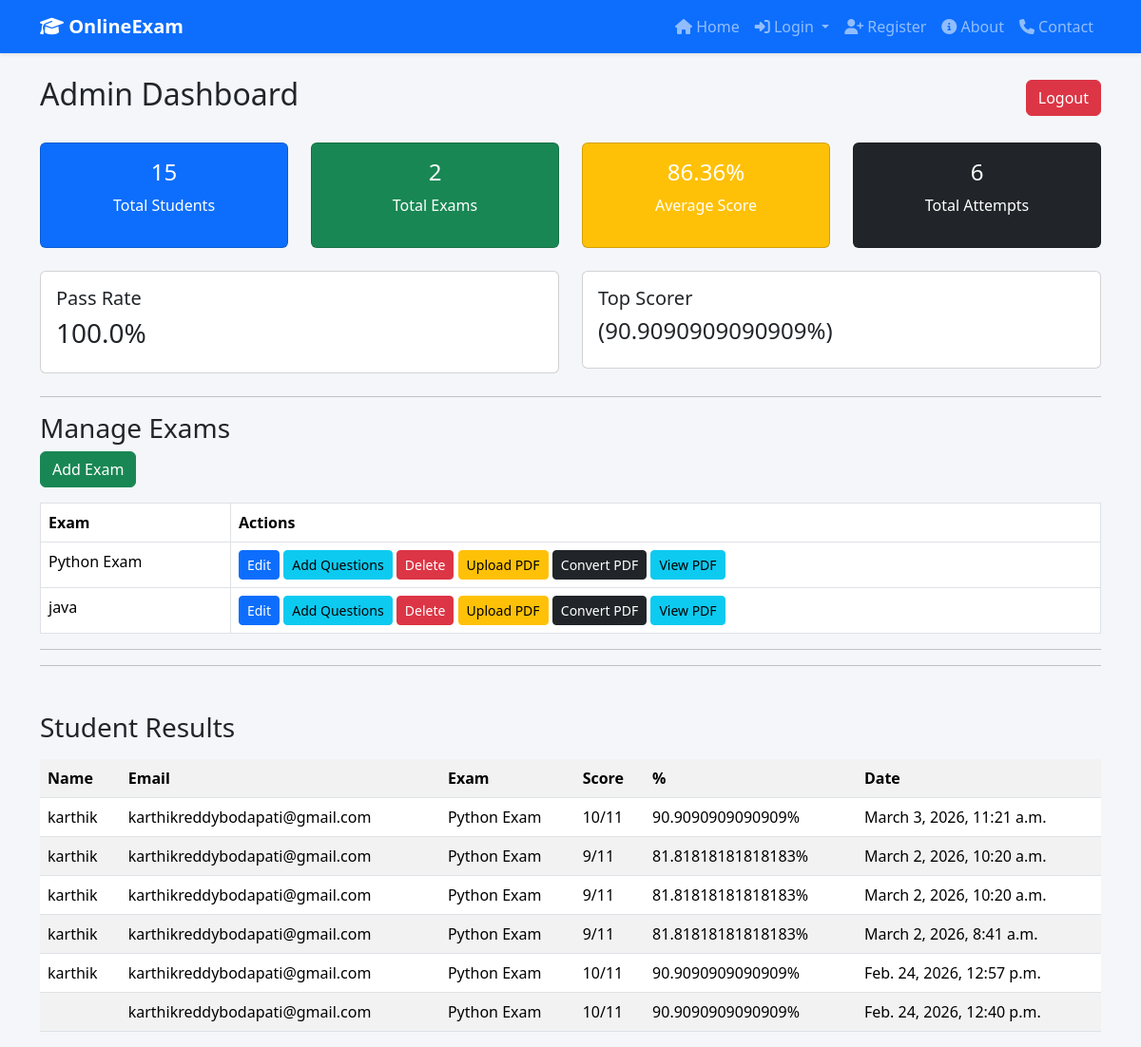
Page /admin_panel/ on the committed database.
### myapp/models.py (models this page shows, shortened)
class Exam(models.Model):
    title = models.CharField(max_length=200)
    description = models.TextField()
    pdf_file = models.FileField(upload_to='exam_pdfs/', null=True, blank=True)

class Result(models.Model):
    username = models.CharField(max_length=100)
    email = models.EmailField()
    exam = models.ForeignKey(Exam, on_delete=models.CASCADE)
    score = models.IntegerField()
    total = models.IntegerField()
    percentage = models.FloatField()
    certificate_id = models.CharField(max_length=50, unique=True, null=True)
    submitted_at = models.DateTimeField(auto_now_add=True)

### myapp/views.py (the view)
# urls.py: path('admin_panel/', views.admin_panel_view, name='admin_panel'),
def admin_panel_view(request):
    total_students = User.objects.count()
    total_exams = Exam.objects.count()
    total_attempts = Result.objects.count()
    avg_score = Result.objects.aggregate(avg=Avg("percentage"))["avg"]
    if avg_score is None:
        avg_score = 0
    passed = Result.objects.filter(percentage__gte=40).count()
    pass_rate = 0
    if total_attempts > 0:
        pass_rate = round((passed / total_attempts) * 100, 2)
    top_result = Result.objects.order_by("-percentage").first()
    top_scorer = None
    if top_result:
        top_scorer = f"{top_result.username} ({top_result.percentage}%)"
    results = Result.objects.select_related("exam").order_by("-submitted_at")
    exams = Exam.objects.all()
    context = {
        "total_students": total_students,
        "total_exams": total_exams,
        "total_attempts": total_attempts,
        "avg_score": round(avg_score, 2),
        "pass_rate": pass_rate,
        "top_scorer": top_scorer,
        "exams": exams,
        "results": results,
    }
    results = Result.objects.select_related("exam").order_by("-submitted_at")
    return render(request, "myapp/admin_panel.html", context)

### templates/myapp/admin_panel.html (shortened to what this page needs)
<!DOCTYPE html>
{% extends 'myapp/base.html' %}
{% block content_block %}
<div class="d-flex justify-content-between align-items-center mb-4">
    <h2>Admin Dashboard</h2>
    <a href="{% url 'admin_logout' %}" class="btn btn-danger">Logout</a>
</div>
<div class="row text-center mb-4">
<div class="col-md-3">
<div class="card bg-primary text-white">
<div class="card-body">
<h4>{{ total_students }}</h4>
<p>Total Students</p>
</div>
</div>
</div>
<div class="col-md-3">
<div class="card bg-success text-white">
<div class="card-body">
<h4>{{ total_exams }}</h4>
<p>Total Exams</p>
</div>
</div>
</div>
<div class="col-md-3">
<div class="card bg-warning text-white">
<div class="card-body">
<h4>{{ avg_score }}%</h4>
<p>Average Score</p>
</div>
</div>
</div>
<div class="col-md-3">
<div class="card bg-dark text-white">
<div class="card-body">
<h4>{{ total_attempts }}</h4>
<p>Total Attempts</p>
</div>
</div>
</div>
</div>
<div class="row mb-4">
<div class="col-md-6">
<div class="card">
<div class="card-body">
<h5>Pass Rate</h5>
<h3>{{ pass_rate }}%</h3>
</div>
</div>
</div>
<div class="col-md-6">
<div class="card">
<div class="card-body">
<h5>Top Scorer</h5>
<h4>
{% if top_scorer %}
{{ top_scorer }}
{% else %}
No attempts yet
{% endif %}
</h4>
</div>
</div>
</div>
</div>
<hr>
<h3>Manage Exams</h3>
<a href="{% url 'add_exam' %}" class="btn btn-success mb-3">Add Exam</a>
<table class="table table-bordered">
<tr>
<th>Exam</th>
<th>Actions</th>
</tr>
{% for exam in exams %}
<tr>
<td>{{ exam.title }}</td>
<td>
    <a href="{% url 'update_exam' exam.id %}" class="btn btn-primary btn-sm">Edit</a>
    <a href="{% url 'add_question' exam.id %}" class="btn btn-info btn-sm">Add Questions</a>
    <a href="{% url 'delete_exam' exam.id %}" class="btn btn-danger btn-sm">Delete</a>
<a href="{% url 'upload_pdf' exam.id %}" class="btn btn-warning btn-sm">Upload PDF</a>
<a href="{% url 'convert_pdf' exam.id %}" class="btn btn-dark btn-sm">
Convert PDF
</a>
{% if exam.pdf_file %}
<a href="{{ exam.pdf_file.url }}" target="_blank" class="btn btn-info btn-sm">
View PDF
</a>
{% else %}
<span class="text-muted">No PDF</span>
{% endif %}
</td>
</tr>
{% endfor %}
</table>
<hr>
<hr>
<h3 class="mt-5">Student Results</h3>
<table class="table table-striped mt-3">
<tr>
<th>Name</th>
<th>Email</th>
<th>Exam</th>
<th>Score</th>
<th>%</th>
<th>Date</th>
</tr>
{% for r in results %}
<tr>
<td>{{ r.username }}</td>
<td>{{ r.email }}</td>
<td>{{ r.exam.title }}</td>
<td>{{ r.score }}/{{ r.total }}</td>
<td>{{ r.percentage }}%</td>
<td>{{ r.submitted_at }}</td>
</tr>
{% endfor %}
</table>
</div>
{% endblock %}

### templates/myapp/base.html (shortened to what this page needs)
<!DOCTYPE html>
<html lang="en">
<head>
    <link href="https://cdn.jsdelivr.net/npm/bootstrap@5.3.2/dist/css/bootstrap.min.css" rel="stylesheet">
    <link rel="stylesheet"
        href="https://cdnjs.cloudflare.com/ajax/libs/font-awesome/6.4.2/css/all.min.css">
</head>
<body>
<nav class="navbar navbar-expand-lg navbar-dark bg-primary shadow-sm">
    <div class="container">
        <a class="navbar-brand" href="/">
            <i class="fas fa-graduation-cap"></i> OnlineExam
        </a>
        <div class="collapse navbar-collapse" id="navbarNav">
            <ul class="navbar-nav ms-auto">
                <li class="nav-item">
                    <a class="nav-link" href="/home/">
                        <i class="fas fa-home"></i> Home
                    </a>
                </li>
                <li class="nav-item dropdown">
                    <a class="nav-link dropdown-toggle"
                    href="#"
                    role="button"
                    data-bs-toggle="dropdown">
                        <i class="fas fa-sign-in-alt"></i> Login
                    </a>
                </li>
                <li class="nav-item">
                    <a class="nav-link" href="/register/">
                        <i class="fas fa-user-plus"></i> Register
                    </a>
                </li>
                <li class="nav-item">
                    <a class="nav-link" href="/about/">
                        <i class="fas fa-info-circle"></i> About
                    </a>
                </li>
                <li class="nav-item">
                    <a class="nav-link" href="/contact/">
                        <i class="fas fa-phone"></i> Contact
                    </a>
                </li>
            </ul>
        </div>
    </div>
</nav>
<div class="container mt-4">
    {% block content_block %}
    {% endblock %}
</body>
</html>

### templates/myapp/base.html (style rules this page uses)
body { background-color: #f4f6f9; }
.navbar-brand { font-weight: 600; font-size: 20px; }
.nav-link { font-weight: 500; }

### rows in the picture
Exam: title "Python Exam"
Exam: title "java"
Result: username "karthik", email "karthikreddybodapati@gmail.com", exam "Python Exam", score "10", total "11", percentage "90.9090909090909", submitted_at "March 3, 2026, 11:21 a.m."
Result: username "karthik", email "karthikreddybodapati@gmail.com", exam "Python Exam", score "9", total "11", percentage "81.81818181818183", submitted_at "March 2, 2026, 10:20 a.m."
Result: username "karthik", email "karthikreddybodapati@gmail.com", exam "Python Exam", score "9", total "11", percentage "81.81818181818183", submitted_at "March 2, 2026, 10:20 a.m."
Result: username "karthik", email "karthikreddybodapati@gmail.com", exam "Python Exam", score "9", total "11", percentage "81.81818181818183", submitted_at "March 2, 2026, 8:41 a.m."
Result: username "karthik", email "karthikreddybodapati@gmail.com", exam "Python Exam", score "10", total "11", percentage "90.9090909090909", submitted_at "Feb. 24, 2026, 12:57 p.m."
Result: email "karthikreddybodapati@gmail.com", exam "Python Exam", score "10", total "11", percentage "90.9090909090909", submitted_at "Feb. 24, 2026, 12:40 p.m."

### other values in the picture
{{ total_students }} "15"
{{ total_exams }} "2"
{{ avg_score }} "86.36"
{{ total_attempts }} "6"
{{ pass_rate }} "100.0"
{{ top_scorer }} "(90.9090909090909%)"
